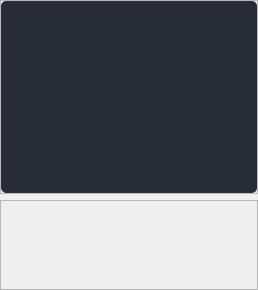
                                    <widget class="QWidget" name="page_view_bak_table">
                                     <layout class="QVBoxLayout" name="verticalLayout_30">
                                      <property name="leftMargin">
                                       <number>0</number>
                                      </property>
                                      <property name="topMargin">
                                       <number>0</number>
                                      </property>
                                      <property name="rightMargin">
                                       <number>0</number>
                                      </property>
                                      <property name="bottomMargin">
                                       <number>0</number>
                                      </property>
                                      <item>
                                       <widget class="QFrame" name="table_area">
                                        <property name="frameShape">
                                         <enum>QFrame::StyledPanel</enum>
                                        </property>
                                        <property name="frameShadow">
                                         <enum>QFrame::Raised</enum>
                                        </property>
                                        <layout class="QVBoxLayout" name="verticalLayout_44">
                                         <property name="spacing">
                                          <number>0</number>
                                         </property>
                                         <property name="leftMargin">
                                          <number>0</number>
                                         </property>
                                         <property name="topMargin">
                                          <number>0</number>
                                         </property>
                                         <property name="rightMargin">
                                          <number>0</number>
                                         </property>
                                         <property name="bottomMargin">
                                          <number>0</number>
                                         </property>
                                         <item>
                                          <widget class="QTableWidget" name="view_bak_table1">
                                           <property name="styleSheet">
                                            <string notr="true">QTableWidget {	
	background-color: rgb(39, 44, 54);
	padding: 10px;
	border-radius: 5px;
	gridline-color: rgb(44, 49, 60);
	border-bottom: 1px solid rgb(44, 49, 60);
}
QTableWidget::item{
	border-color: rgb(44, 49, 60);
	padding-left: 5px;
	padding-right: 5px;
	gridline-color: rgb(44, 49, 60);
}
QTableWidget::item:selected{
	background-color: rgb(85, 170, 255);
}
QScrollBar:horizontal {
    border: none;
    background: rgb(52, 59, 72);
    height: 14px;
    margin: 0px 21px 0 21px;
	border-radius: 0px;
}
 QScrollBar:vertical {
	border: none;
    background: rgb(52, 59, 72);
    width: 14px;
    margin: 21px 0 21px 0;
	border-radius: 0px;
 }
QHeaderView::section{
	Background-color: rgb(39, 44, 54);
	max-width: 30px;
	border: 1px solid rgb(44, 49, 60);
	border-style: none;
    border-bottom: 1px solid rgb(44, 49, 60);
    border-right: 1px solid rgb(44, 49, 60);
}
QTableWidget::horizontalHeader {	
	background-color: rgb(81, 255, 0);
}
QHeaderView::section:horizontal
{
    border: 1px solid rgb(32, 34, 42);
	background-color: rgb(27, 29, 35);
	padding: 3px;
	border-top-left-radius: 7px;
    border-top-right-radius: 7px;
}
QHeaderView::section:vertical
{
    border: 1px solid rgb(44, 49, 60);
}
</string>
                                           </property>
                                          </widget>
                                         </item>
                                        </layout>
                                       </widget>
                                      </item>
                                      <item>
                                       <widget class="QFrame" name="btn_area">
                                        <property name="minimumSize">
                                         <size>
                                          <width>0</width>
                                          <height>90</height>
                                         </size>
                                        </property>
                                        <property name="maximumSize">
                                         <size>
                                          <width>16777215</width>
                                          <height>90</height>
                                         </size>
                                        </property>
                                        <property name="frameShape">
                                         <enum>QFrame::StyledPanel</enum>
                                        </property>
                                        <property name="frameShadow">
                                         <enum>QFrame::Raised</enum>
                                        </property>
                                        <layout class="QVBoxLayout" name="verticalLayout_31">
                                         <property name="spacing">
                                          <number>0</number>
                                         </property>
                                         <property name="leftMargin">
                                          <number>0</number>
                                         </property>
                                         <property name="topMargin">
                                          <number>0</number>
                                         </property>
                                         <property name="rightMargin">
                                          <number>0</number>
                                         </property>
                                         <property name="bottomMargin">
                                          <number>0</number>
                                         </property>
                                        </layout>
                                       </widget>
                                      </item>
                                     </layout>
                                    </widget>
